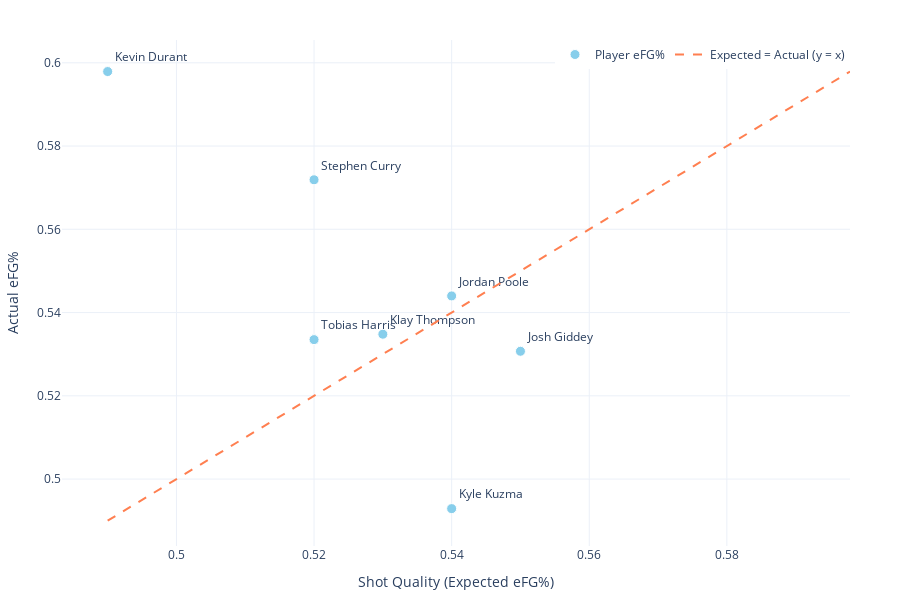

Notebook code cell kept with this figure:
### Code cell
import plotly.graph_objects as go

min_val = min(season_data['Shot_Quality'].min(), season_data['eFG%'].min())
max_val = max(season_data['Shot_Quality'].max(), season_data['eFG%'].max())

fig = go.Figure()

fig.add_trace(go.Scatter(
    x=season_data['Shot_Quality'],
    y=season_data['eFG%'],
    mode='markers+text',
    text=season_data['Player'],
    textposition='top right',
    marker=dict(color='skyblue', size=10, line=dict(color='white', width=1)),
    name='Player eFG%'
))

fig.add_trace(go.Scatter(
    x=[min_val, max_val],
    y=[min_val, max_val],
    mode='lines',
    line=dict(color='coral', dash='dash', width=2),
    name='Expected = Actual (y = x)',
    hoverinfo='skip'
))

fig.update_layout(
    xaxis_title='Shot Quality (Expected eFG%)',
    yaxis_title='Actual eFG%',
    template='plotly_white',
    legend=dict(
        x=1,            # right edge
        y=1.0,          # top
        xanchor='right', # anchor legend’s right side at x=1
        yanchor='top',   # anchor legend’s top at y=1
        orientation='h'
    ),
    margin=dict(l=50, r=50, t=40, b=50),
    height=600,
    width=900
)

#fig.write_html("img/all_players_scatter.html", include_plotlyjs="cdn", full_html=True)

### Figure 1 — Plotly figure (JSON) as saved in the notebook; plotly's stock layout.template omitted (floating-point values rounded to 4 significant figures)
{"data": [{"marker": {"color": "skyblue", "line": {"color": "white", "width": 1}, "size": 10}, "mode": "markers+text", "name": "Player eFG%", "text": ["Klay Thompson", "Kyle Kuzma", "Tobias Harris", "Stephen Curry", "Kevin Durant", "Josh Giddey", "Jordan Poole"], "textposition": "top right", "type": "scatter", "x": [0.53, 0.54, 0.52, 0.52, 0.49, 0.55, 0.54], "y": [0.5348, 0.4929, 0.5335, 0.5719, 0.5979, 0.5307, 0.544]}, {"hoverinfo": "skip", "line": {"color": "coral", "dash": "dash", "width": 2}, "mode": "lines", "name": "Expected = Actual (y = x)", "type": "scatter", "x": [0.49, 0.5979], "y": [0.49, 0.5979]}], "layout": {"height": 600, "legend": {"orientation": "h", "x": 1, "xanchor": "right", "y": 1, "yanchor": "top"}, "margin": {"b": 50, "l": 50, "r": 50, "t": 40}, "width": 900, "xaxis": {"title": {"text": "Shot Quality (Expected eFG%)"}}, "yaxis": {"title": {"text": "Actual eFG%"}}}}
